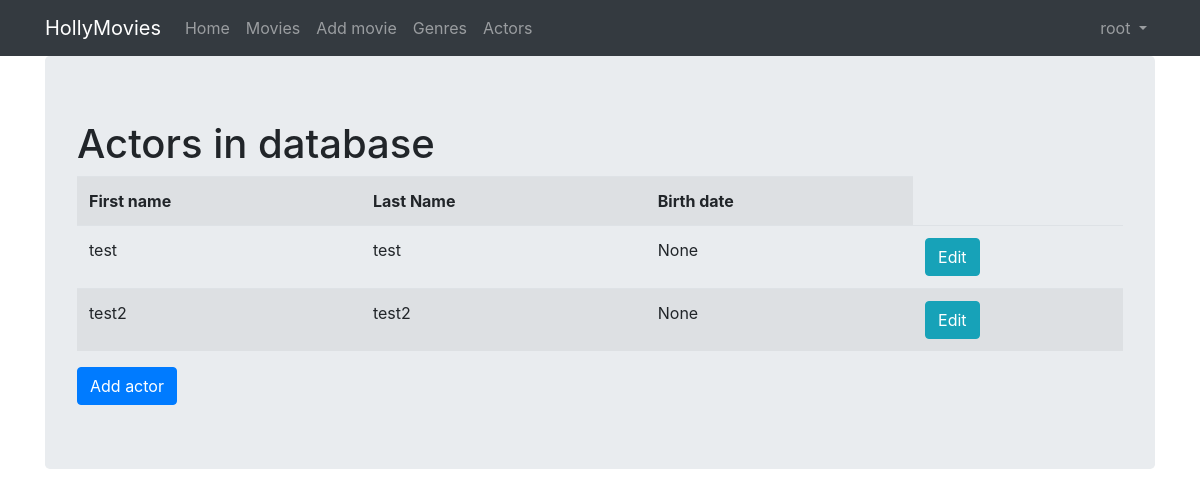
Page /actors (signed in) on the committed database.
### viewer/models.py (models this page shows, shortened)
class Actor(Model):
  first_name = CharField(max_length=50)
  last_name = CharField(max_length=50)
  birth_date = DateField(default=None)

### viewer/views.py (the view)
# urls.py: path('actors', ActorView.as_view(), name='actors'),
class ActorView(ListView):
    template_name = 'actors.html'
    model = Actor

### viewer/templates/actors.html (shortened to what this page needs)
{% extends 'base.html' %}
{% block content %}
    <div class="div-h1">
        <h1>Actors in database</h1>
    </div>
    <table class="table table-striped table-hover">
        <tr>
            <th>First name</th>
            <th>Last Name</th>
            <th>Birth date</th>
        </tr>
        {% for actor in object_list %}
        <tr>
            <td>{{ actor.first_name }}</td>
            <td>{{ actor.last_name }}</td>
            <td>{{ actor.birth_date }}</td>
            <td><a href="{% url 'actor_update' actor.id %}" class="btn btn-info">Edit</a></td>
        </tr>
        {% endfor %}
    </table>
{% if user.is_authenticated %}
    <a href="{% url 'actor_add' %}" class="btn btn-primary">Add actor</a>
{% endif %}
{% endblock %}

### viewer/templates/base.html (shortened to what this page needs)
<!DOCTYPE html>
{% load static %}
{% load active_link_tags %}
<html {% if LANGUAGE_CODE %}lang="{{ LANGUAGE_CODE }}" {% endif %}>
<head>
    <link rel="stylesheet" href="https://stackpath.bootstrapcdn.com/bootstrap/4.2.1/css/bootstrap.min.css"
>
</head>
<body>
<nav class="navbar navbar-expand-lg navbar-dark bg-dark">
    <div class="container fixed">
        <a class="navbar-brand" href="{% url 'index' %}">HollyMovies</a>
        <div class="collapse navbar-collapse" id="navbarNavAltMarkup">
            <ul class="navbar-nav mr-auto">
                <li class="nav-item">
                    <a class="nav-link {% active_link 'index' strict=True %}" href="{% url 'index' %}">
                        Home
                    </a>
                </li>
                <li class="nav-item">
                    <a class="nav-link {% active_link 'movies' strict=True %}" href="{% url 'movies' %}">
                        Movies
                    </a>
                </li>
                {% if user.is_authenticated %}
                    <li class="nav-item">
                        <a class="nav-link {% active_link 'movie_add' strict=True %}" href="{% url 'movie_add' %}">Add movie</a>
                    </li>
                    <li class="nav-item">
                        <a class="nav-link {% active_link 'genres' strict=True %}" href="{% url 'genres' %}">Genres</a>
                    </li>
                    <li class="nav-item">
                        <a class="nav-link {% active_link 'actors' strict=True %}" href="{% url 'actors' %}">Actors</a>
                    </li>
                {% endif %}
            </ul>
            <ul class="navbar-nav">
                {% if user.is_authenticated %}
                    <li class="nav-item dropdown">
                        <a class="nav-link dropdown-toggle" href="#" id="navbarDropdownMenuLink" role="button"
                           data-toggle="dropdown" aria-haspopup="true" aria-expanded="false">
                            {{ user.username }}
                        </a>
                    </li>
                {% endif %}
            </ul>
        </div>
    </div>
</nav>
<div class="container">
    <div class="jumbotron">
        {% block content %}{% endblock %}
    </div>
</div>
</body>
</html>

### rows in the picture
Actor: first_name "test", last_name "test", birth_date "None"
Actor: first_name "test2", last_name "test2", birth_date "None"

### other values in the picture
{{ user.username }} "root"
